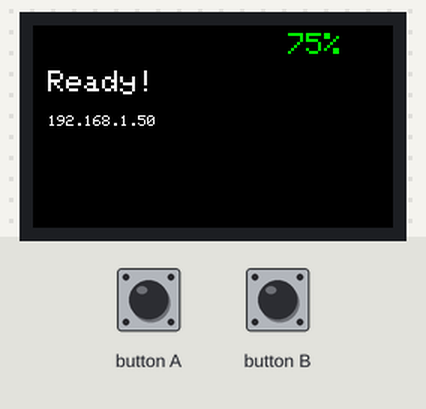
The sketch below on a simulated ESP32. Parts: 240×135 colour display. WiFi joins after 1.5 s; servers stay silent unless stated.

Above: at 1.8 s.

The sketch:

KindlePageTurner.ino
```cpp
/*
 * Kindle Page Turner Remote
 * For M5StickC PLUS2
 *
 * Controls:
 *   - Single tap (front button): Next page
 *   - Double tap (front button): Previous page
 *
 * Features:
 *   - Battery percentage display (color-coded)
 *   - Auto-shutdown after 2.5 minutes of inactivity
 *
 * Setup:
 *   1. Update WiFi credentials below
 *   2. Update Kindle IP address
 *   3. Upload to M5StickC PLUS2
 */

#include <M5StickCPlus2.h>
#include <WiFi.h>
#include <HTTPClient.h>

// ============================================
// CONFIGURATION - Update these values!
// ============================================
const char* ssid = "YOUR_WIFI_SSID";
const char* password = "YOUR_WIFI_PASSWORD";
const char* kindleIP = "192.168.1.100";  // Your Kindle's IP address
// ============================================

// Double-tap detection
unsigned long lastTapTime = 0;
const unsigned long doubleTapWindow = 300; // ms window for double-tap
bool waitingForSecondTap = false;

// Auto-shutdown after inactivity
unsigned long lastActivityTime = 0;
const unsigned long inactivityTimeout = 150000; // 2.5 minutes in ms

// Battery display
unsigned long lastBatteryUpdate = 0;
const unsigned long batteryUpdateInterval = 5000; // Update every 5 seconds
int lastBatteryLevel = -1;

void updateBatteryDisplay() {
    int batteryLevel = M5.Power.getBatteryLevel();
    if (batteryLevel == lastBatteryLevel) return; // No change
    lastBatteryLevel = batteryLevel;

    // Clear battery area (top-right corner)
    M5.Lcd.fillRect(170, 5, 70, 20, BLACK);

    // Set color based on level
    uint16_t color = GREEN;
    if (batteryLevel <= 20) color = RED;
    else if (batteryLevel <= 50) color = YELLOW;

    M5.Lcd.setTextSize(2);
    M5.Lcd.setTextColor(color, BLACK);
    M5.Lcd.setCursor(170, 5);
    M5.Lcd.printf("%d%%", batteryLevel);
    M5.Lcd.setTextColor(WHITE, BLACK); // Reset color
}

void setup() {
    auto cfg = M5.config();
    M5.begin(cfg);
    M5.Lcd.setRotation(1);
    M5.Lcd.fillScreen(BLACK);
    M5.Lcd.setTextSize(2);
    M5.Lcd.setCursor(10, 30);
    M5.Lcd.println("Connecting...");

    WiFi.begin(ssid, password);
    int attempts = 0;
    while (WiFi.status() != WL_CONNECTED && attempts < 30) {
        delay(500);
        attempts++;
    }

    M5.Lcd.fillScreen(BLACK);
    M5.Lcd.setCursor(10, 30);
    if (WiFi.status() == WL_CONNECTED) {
        M5.Lcd.println("Ready!");
        M5.Lcd.setCursor(10, 60);
        M5.Lcd.setTextSize(1);
        M5.Lcd.println(WiFi.localIP().toString());
    } else {
        M5.Lcd.println("No WiFi!");
    }

    updateBatteryDisplay();
    lastActivityTime = millis();
}

void sendPage(const char* direction) {
    // Check WiFi and reconnect if needed
    if (WiFi.status() != WL_CONNECTED) {
        WiFi.reconnect();
        int retries = 0;
        while (WiFi.status() != WL_CONNECTED && retries < 10) {
            delay(200);
            retries++;
        }
        if (WiFi.status() != WL_CONNECTED) {
            return; // Give up silently
        }
    }

    // Try up to 3 times
    for (int attempt = 0; attempt < 3; attempt++) {
        HTTPClient http;
        String url = String("http://") + kindleIP + ":8888/" + direction;
        http.begin(url);
        http.setTimeout(3000);
        http.setConnectTimeout(2000);
        int code = http.GET();
        http.end();

        if (code == 200) {
            return; // Success
        }
        delay(100); // Brief pause before retry
    }
}

void loop() {
    M5.update();
    unsigned long now = millis();

    // Auto-shutdown after inactivity
    if (now - lastActivityTime >= inactivityTimeout) {
        M5.Power.powerOff();
    }

    // Update battery display periodically
    if (now - lastBatteryUpdate >= batteryUpdateInterval) {
        lastBatteryUpdate = now;
        updateBatteryDisplay();
    }

    // Front button (A) - single tap = next, double tap = prev
    if (M5.BtnA.wasPressed()) {
        lastActivityTime = now; // Reset inactivity timer
        if (waitingForSecondTap && (now - lastTapTime < doubleTapWindow)) {
            // Double tap detected - go back
            waitingForSecondTap = false;
            sendPage("prev");
        } else {
            // First tap - wait to see if there's a second
            waitingForSecondTap = true;
            lastTapTime = now;
        }
    }

    // If waiting for second tap and window expired, send next
    if (waitingForSecondTap && (now - lastTapTime >= doubleTapWindow)) {
        waitingForSecondTap = false;
        sendPage("next");
    }

    delay(10);
}
```
